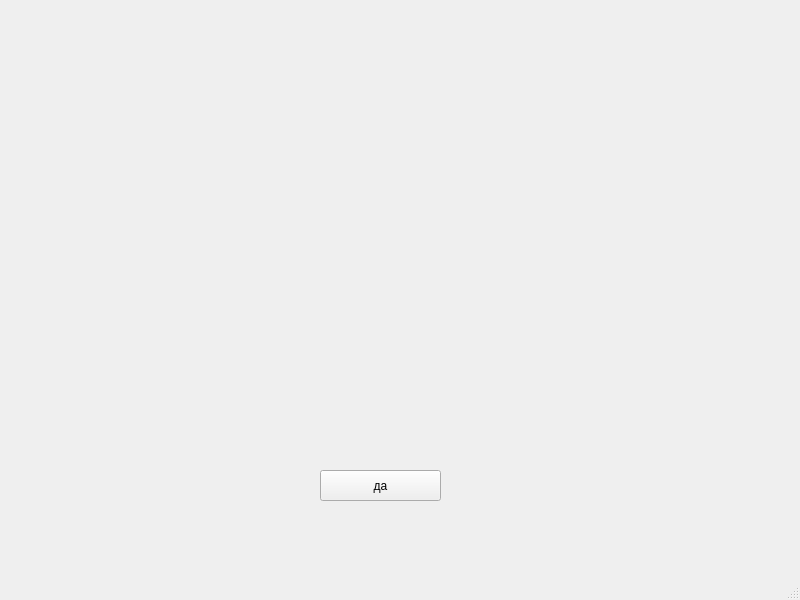
<?xml version="1.0" encoding="UTF-8"?>
<ui version="4.0">
 <class>MainWindow</class>
 <widget class="QMainWindow" name="MainWindow">
  <property name="geometry">
   <rect>
    <x>0</x>
    <y>0</y>
    <width>800</width>
    <height>600</height>
   </rect>
  </property>
  <property name="windowTitle">
   <string>MainWindow</string>
  </property>
  <widget class="QWidget" name="centralwidget">
   <widget class="QPushButton" name="pushButton">
    <property name="geometry">
     <rect>
      <x>320</x>
      <y>470</y>
      <width>121</width>
      <height>31</height>
     </rect>
    </property>
    <property name="text">
     <string>да</string>
    </property>
   </widget>
  </widget>
  <widget class="QMenuBar" name="menubar">
   <property name="geometry">
    <rect>
     <x>0</x>
     <y>0</y>
     <width>800</width>
     <height>27</height>
    </rect>
   </property>
  </widget>
  <widget class="QStatusBar" name="statusbar"/>
 </widget>
 <resources/>
 <connections/>
</ui>
